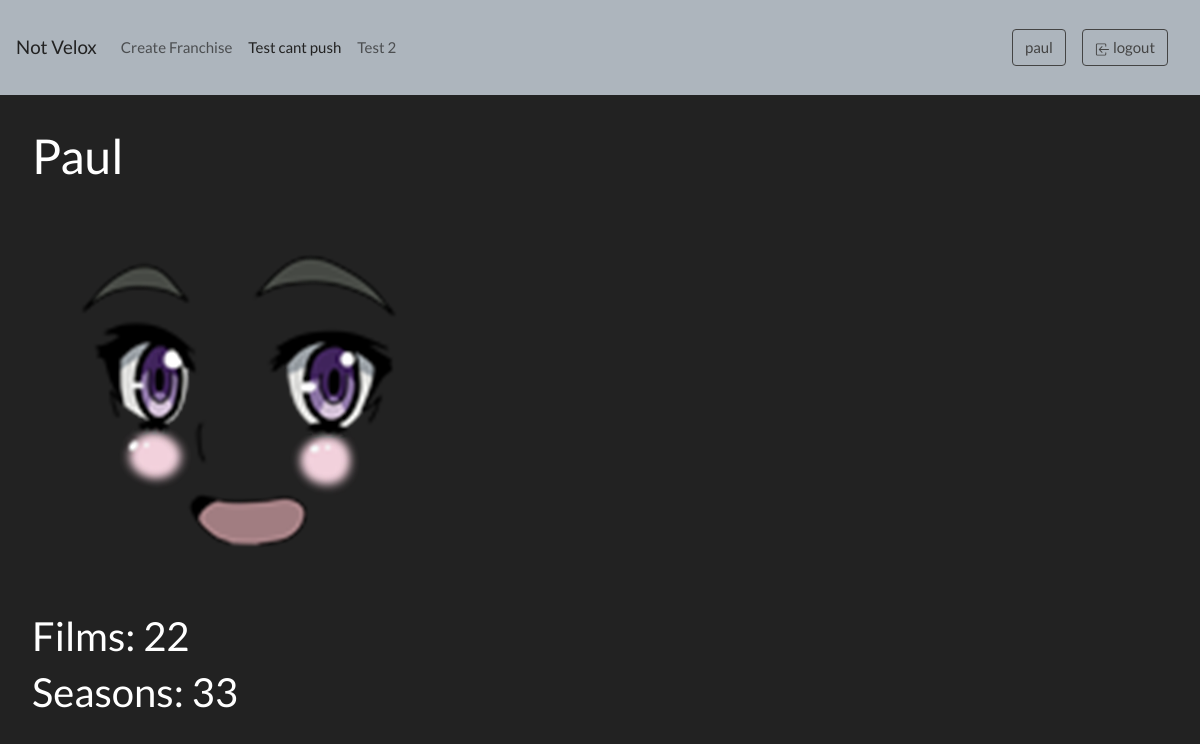
/franchise/paul (signed in), run on an earlier commit of the app's database.
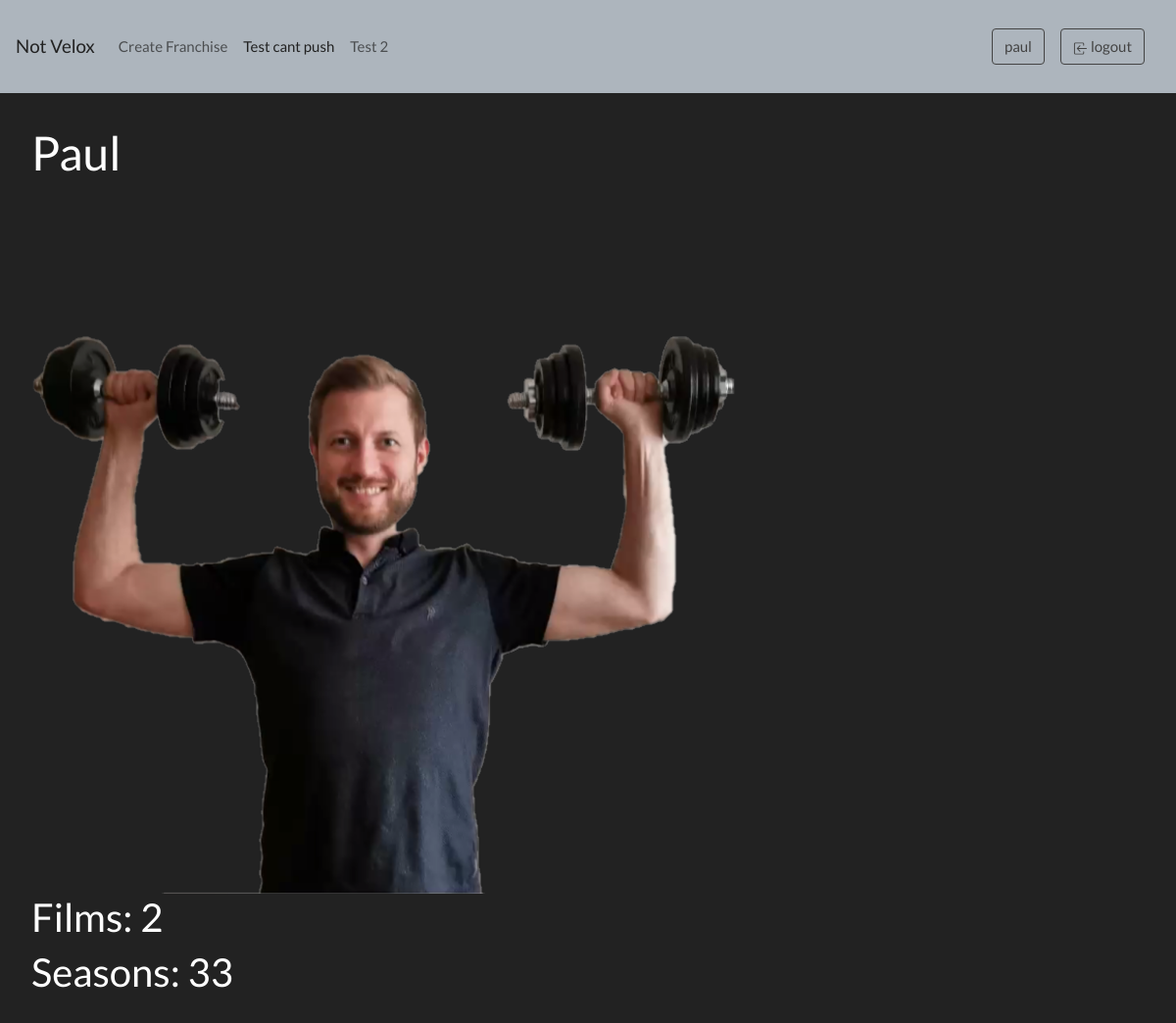
And on a later commit of the database.
### anime/models.py (models this page shows, shortened)
class Franchise(models.Model):
    franchies_name = models.CharField(max_length=255, unique=True)
    franchise_slug = models.SlugField()
    thumb = models.ImageField(default='default.png', blank=True, unique=True)
    film_type = models.BooleanField(default=False)
    film_num = models.IntegerField()
    tv_type = models.BooleanField(default=False)
    tv_num = models.IntegerField()
    oav_type = models.BooleanField(default=False)
    oav_num = models.IntegerField()
    author = models.ForeignKey(User, default=None, on_delete=models.CASCADE)
    all_user_average = models.IntegerField()

### anime/views.py (the view)
# urls.py: path('<slug:franchise_slug>', views.franchise_details,),
@login_required(login_url="/signup/login")
def franchise_details(request,franchise_slug):
    franchises_details = Franchise.objects.get(franchise_slug=franchise_slug)
    return render(request, 'franchises_details.html', {'franchises_details': franchises_details})

### anime/templates/franchises_details.html (shortened to what this page needs)
{% extends 'base.html' %}
{% block content %}
    <h1>{{franchises_details.franchies_name}}</h1>
    <img src="{{franchises_details.thumb.url}}" alt="">
    {% if franchises_details.film_type is True %}
        <h2>Films: {{franchises_details.film_num}}</h2>
    {% endif %}
    {% if franchises_details.tv_type is True %}
        <h2>Seasons: {{franchises_details.tv_num}}</h2>
    {% endif %}
{% endblock %}

### templates/base.html (shortened to what this page needs)
{% load static%}
<!doctype html>
<html lang="en">
<head>
    <link rel="stylesheet" href="/static/css/base.css">
    <link rel="stylesheet" href="/static/css/darkmode.css">
</head>
<body>
    <nav class="navbar navbar-expand-lg navbar-light bg-light">
        <a class="navbar-brand" href="/">Not Velox</a>
        <div class="collapse navbar-collapse" id="navbarText">
          <ul class="navbar-nav mr-auto">
            <li class="nav-item">
              <a class="nav-link" href="create/">Create Franchise</a>
            </li>
            <li class="nav-item active">
              <a class="nav-link" href="#">Test cant push<span class="sr-only">(current)</span></a>
            </li>
            <li class="nav-item">
              <a class="nav-link" href="#">Test 2</a>
            </li>
          </ul>
          <span class="navbar-text">
            {% if user.is_authenticated %}
            <a class="navbar-brand" href="#">
                <button class="btn btn-outline-secondary" type="button">{{user.username}}</button>
            </a>
            {% endif %}
          </span>
          <span class="navbar-text">
            {% if user.is_authenticated %}
            <a class="navbar-brand" href="#">
                <form action="/signup/logout/" method="POST">
                    <button class="btn btn-outline-secondary" type="submit">
                        logout
                    </button>
                </form>
            </a>
            {% endif %}
          </span>
        </div>
      </nav>
    <div class="p-3 m-3">
        {% block content %}
        {% endblock %}
    </div>
</body>
</html>

What changed in the data, as far as the page shows it:
changed Franchise "Paul": thumb: picture added in place of a placeholder; film_num "22" → "2"
